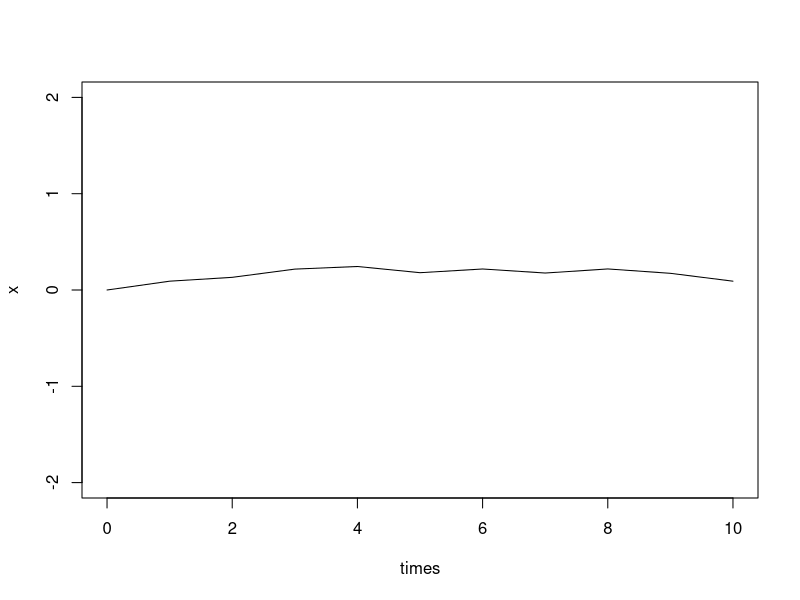
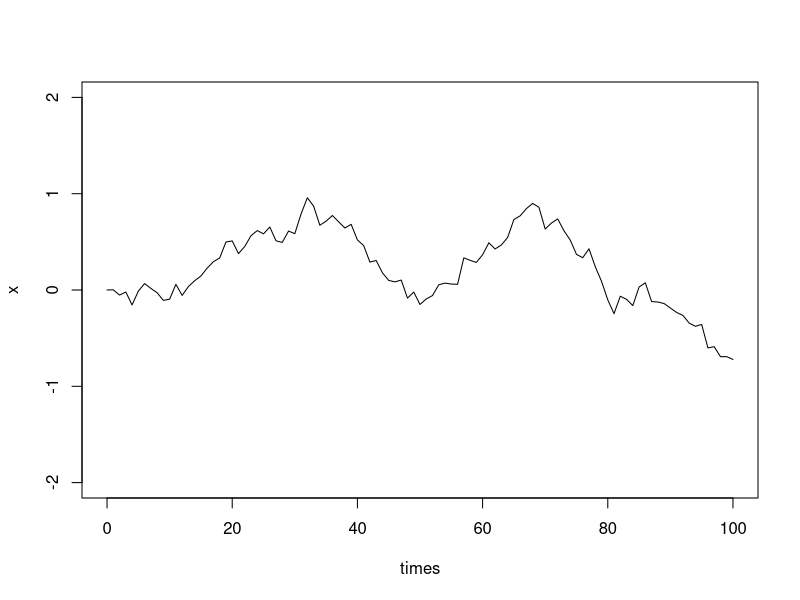
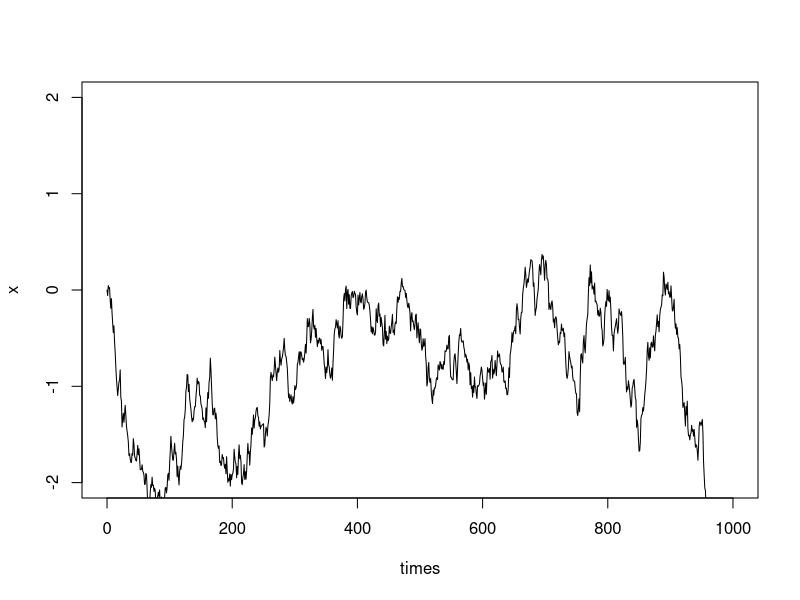
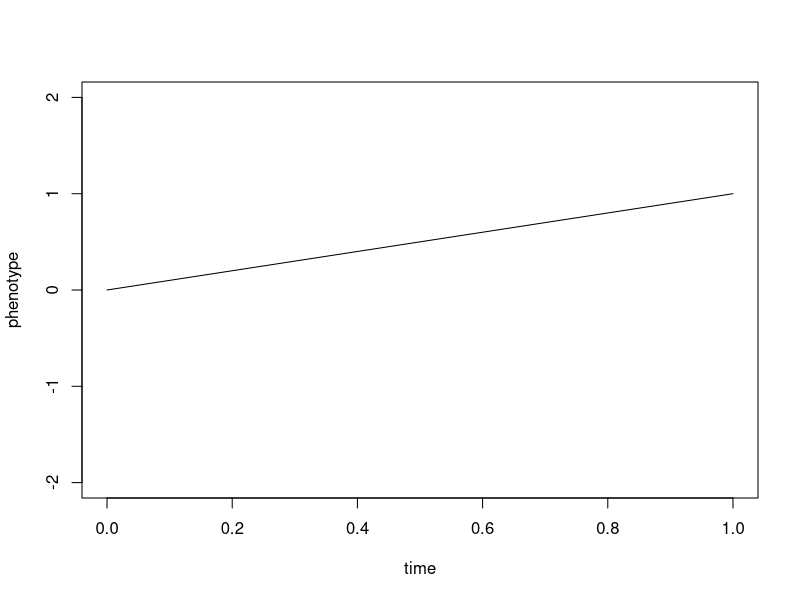

Write the R code that produced these figures, in order. (Note: this script raises an error after producing the figures.)
## ---- chunk 1
times <- 0:10  # time
sig2 <- 0.01
## first, simulate a set of random deviates
x <- rnorm(n = length(times) - 1, sd = sqrt(sig2))
## now compute their cumulative sum
x <- c(0, cumsum(x))
plot(times, x, type = "l", ylim = c(-2, 2))
## ---- chunk 2
times <- 0:100  # time
sig2 <- 0.01
## first, simulate a set of random deviates
x <- rnorm(n = length(times) - 1, sd = sqrt(sig2))
## now compute their cumulative sum
x <- c(0, cumsum(x))
plot(times, x, type = "l", ylim = c(-2, 2))
## ---- chunk 3
times <- 0:1000  # time
sig2 <- 0.01
## first, simulate a set of random deviates
x <- rnorm(n = length(times) - 1, sd = sqrt(sig2))
## now compute their cumulative sum
x <- c(0, cumsum(x))
plot(times, x, type = "l", ylim = c(-2, 2))
## ---- chunk 4
nsim <- 100
X <- matrix(rnorm(n = nsim * (length(t) - 1), sd = sqrt(sig2)), nsim, length(t) - 
    1)
X <- cbind(rep(0, nsim), t(apply(X, 1, cumsum)))
plot(t, X[1, ], xlab = "time", ylab = "phenotype", ylim = c(-2, 2), type = "l")
apply(X[2:nsim, ], 1, function(x, t) lines(t, x), t = t)
## ---- chunk 5
X <- matrix(rnorm(n = nsim * (length(t) - 1), sd = sqrt(sig2/10)), nsim, length(t) - 
    1)
X <- cbind(rep(0, nsim), t(apply(X, 1, cumsum)))
plot(t, X[1, ], xlab = "time", ylab = "phenotype", ylim = c(-2, 2), type = "l")
apply(X[2:nsim, ], 1, function(x, t) lines(t, x), t = t)
## ---- chunk 6
X <- matrix(0, nsim, length(t))
for (i in 1:nsim) X[i, ] <- c(0, cumsum(rnorm(n = length(t) - 1, sd = sqrt(sig2))))
plot(t, X[1, ], xlab = "time", ylab = "phenotype", ylim = c(-2, 2), type = "l")
for (i in 1:nsim) lines(t, X[i, ])
## ---- chunk 7
nsim <- 10000
X <- matrix(rnorm(n = nsim * (length(t) - 1), sd = sqrt(sig2)), nsim, length(t) - 
    1)
X <- cbind(rep(0, nsim), t(apply(X, 1, cumsum)))
v <- apply(X, 2, var)
plot(t, v, type = "l", xlab = "time", ylab = "variance among simulations")
## ---- chunk 8
var(X[, length(t)])  # this should be about 1.00
## ---- chunk 9
library(phytools)
t <- 100  # total time
n <- 30  # total taxa
b <- (log(n) - log(2))/t
## ---- chunk 10
tree <- pbtree(b = b, n = n, t = t, type = "discrete")
## ---- chunk 11
plotTree(tree)
## ---- chunk 12
## simulate evolution along each edge
X <- lapply(tree$edge.length, function(x) c(0, cumsum(rnorm(n = x, sd = sqrt(sig2)))))
## reorder the edges of the tree for pre-order traversal
cw <- reorder(tree)
## now simulate on the tree
ll <- tree$edge.length + 1
for (i in 1:nrow(cw$edge)) {
    pp <- which(cw$edge[, 2] == cw$edge[i, 1])
    if (length(pp) > 0) 
        X[[i]] <- X[[i]] + X[[pp]][ll[pp]] else X[[i]] <- X[[i]] + X[[1]][1]
}
## get the starting and ending points of each edge for plotting
H <- nodeHeights(tree)
## plot the simulation
plot(H[1, 1], X[[1]][1], ylim = range(X), xlim = range(H), xlab = "time", ylab = "phenotype")
for (i in 1:length(X)) lines(H[i, 1]:H[i, 2], X[[i]])
## add tip labels if desired
yy <- sapply(1:length(tree$tip.label), function(x, y) which(x == y), y = tree$edge[, 
    2])
yy <- sapply(yy, function(x, y) y[[x]][length(y[[x]])], y = X)
text(x = max(H), y = yy, tree$tip.label)
## ---- chunk 13
## simulate Brownian evolution on a tree with fastBM
x <- fastBM(tree, sig2 = sig2, internal = TRUE)
## visualize Brownian evolution on a tree
phenogram(tree, x, spread.labels = TRUE, spread.cost = c(1, 0))
## ---- chunk 14
set.seed(100)
## transition matrix for the discrete trait simulation
Q <- matrix(c(-1, 1, 1, -1), 2, 2)
## simulated tree
tree <- pbtree(n = 30, scale = 1)
## simulate discrete character history
tree <- sim.history(tree, Q, anc = "1")
## plot discrete character history on the tree
plotSimmap(tree, setNames(c("blue", "red"), 1:2), pts = F)
## ---- chunk 15
x <- sim.rates(tree, setNames(c(1, 20), 1:2), internal = TRUE)
phenogram(tree, x, colors = setNames(c("blue", "red"), 1:2), spread.labels = TRUE, 
    spread.cost = c(1, 0))
## ---- chunk 16
## simulate 5 taxon tree
tree <- pbtree(n = 5)
## 500 BM simulations
X <- fastBM(tree, nsim = 500)
## plot tree
plot(tree, edge.width = 2, direction = "downwards")
## ---- chunk 17
## plot distribution across tips from 500 simulations
require(car)
scatterplotMatrix(t(X))
## ---- chunk 18
t <- 0:100  # time
sig2 <- 0.01
nsim <- 1000
## we'll simulate the steps from a uniform distribution with limits set to
## have the same variance (0.01) as before
X <- matrix(runif(n = nsim * (length(t) - 1), min = -sqrt(3 * sig2), max = sqrt(3 * 
    sig2)), nsim, length(t) - 1)
X <- cbind(rep(0, nsim), t(apply(X, 1, cumsum)))
plot(t, X[1, ], xlab = "time", ylab = "phenotype", ylim = c(-2, 2), type = "l")
apply(X[2:nsim, ], 1, function(x, t) lines(t, x), t = t)
## ---- chunk 19
var(X[, length(t)])
## ---- chunk 20
hist(X[, length(t)])
## ---- chunk 21
plot(density(X[, length(t)]))
## ---- chunk 22
nsim = 100
X <- matrix(rnorm(mean = 0.02, n = nsim * (length(t) - 1), sd = sqrt(sig2/4)), 
    nsim, length(t) - 1)
X <- cbind(rep(0, nsim), t(apply(X, 1, cumsum)))
plot(t, X[1, ], xlab = "time", ylab = "phenotype", ylim = c(-1, 3), type = "l")
apply(X[2:nsim, ], 1, function(x, t) lines(t, x), t = t)
## ---- chunk 23
tree <- pbtree(n = 100, scale = 1)
xx <- bmPlot(tree, sig2 = 2/1000, type = "threshold", thresholds = c(-2, 0, 2))
